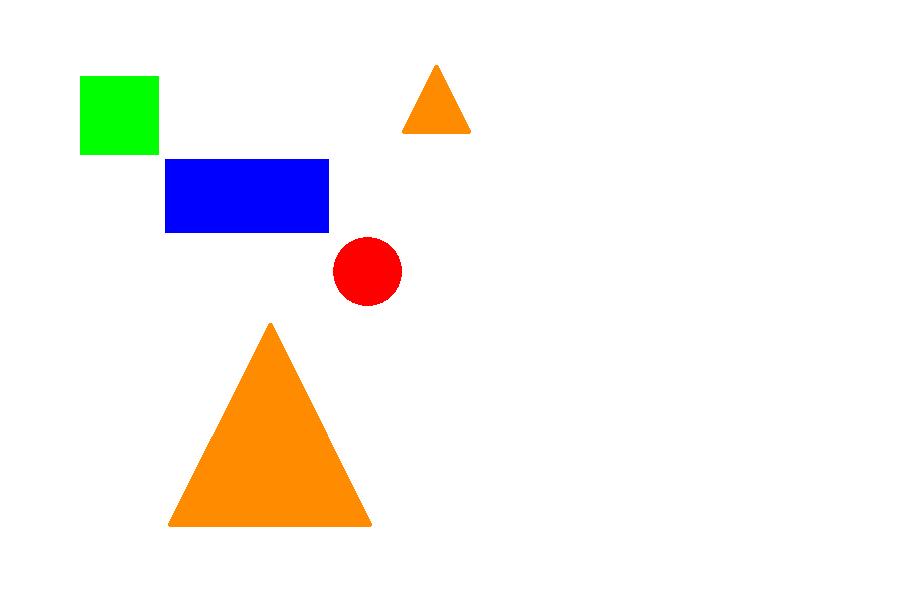
#> input picture test2.png, 898 x 598 px, found by its file name
$ python task1A_main.py   (older library calls are emulated)
#> lines starting #> are read from the running program, lines starting #| are printed output that depends on the picture; after the words box and inside, x2 and y2 are one past the last pixel; in counts of white or black regions, pixels touching at a corner belong together
#classes and subclasses to import
import cv2
import numpy as np
import os

#################################################################################################
# DO NOT EDIT!!!
#################################################################################################
#subroutine to write rerults to a csv
def writecsv(color,shape):
    #open csv file in append mode
    filep = open('results1A_eYRC#509.csv','a')
    # create string data to write per image
    datastr = "," + color + "-" + shape
    #write to csv
    filep.write(datastr)

def colorOf(BGR = []):
    if ((BGR[0] <= 60 & BGR[0] >= 0) & (BGR[1] <= 60 & BGR[1] >= 0) & (BGR[2] <= 255 & BGR[2] >= 200)):
            return "red",1
    elif ((BGR[0] <= 60 & BGR[0] >= 0) & (BGR[1] <= 255 & BGR[1] >= 200) & (BGR[2] <= 255 & BGR[2] >= 200)):
            return "yellow",2
    elif (( BGR[0] >= 0 & BGR[0] <= 100) & (BGR[1] >= 120 & BGR[1] <= 180) & (BGR[2] == 255)):
            return "orange",3
    elif ((BGR[0] <= 60 & BGR[0] >= 0) & (BGR[1] <= 255 & BGR[1] >= 200) & (BGR[2] <= 60 & BGR[2] >= 0)):
            return "green",4
    elif((BGR[0] <= 255 & BGR[0] >= 200) & (BGR[1] <= 60 & BGR[1] >= 0) & (BGR[2] <= 60 & BGR[2] >= 0)):
            return "blue",5

def main(path):
#> called with path = '.\\test2.png'
    original=cv2.imread(path)
#> original is the input picture: shape (598, 898, 3); mean B, G, R 238.9, 242.3, 246.3
    if "test" in path:
        square = cv2.imread('square.jpeg')
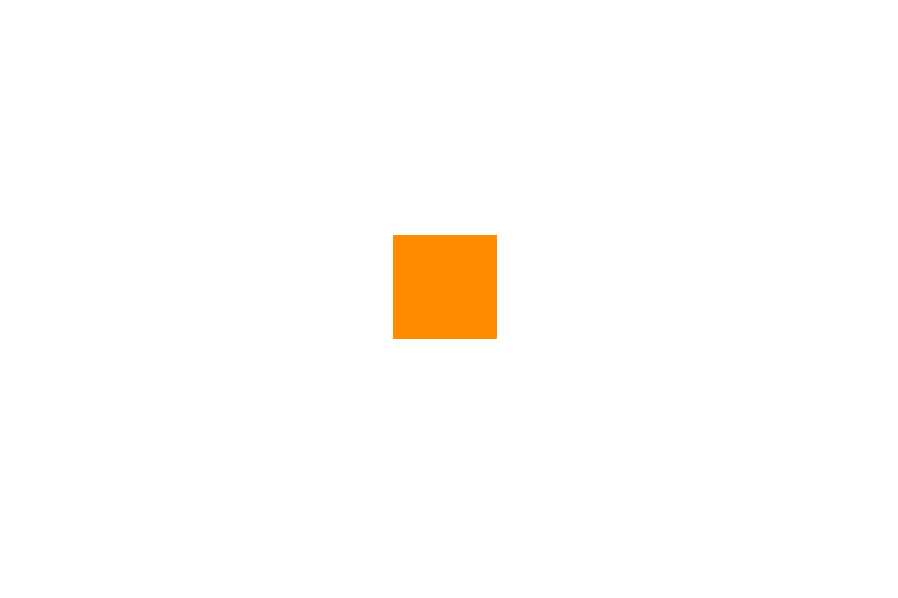
#> input picture square.jpeg, 898 x 598 px
#> square is the input picture: shape (598, 898, 3); mean B, G, R 249.9, 252.7, 255
        gray_square = cv2.cvtColor(square, cv2.COLOR_BGR2GRAY)
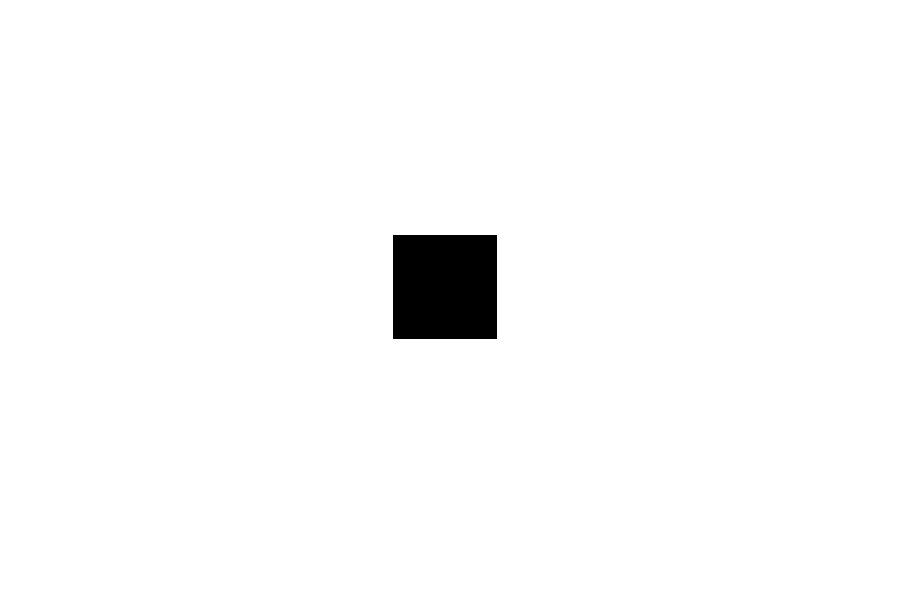
#> gray_square: shape (598, 898); values 158 (black) and 255 (white), 98% white; 1 black region, box (x1, y1, x2, y2) and area: (393, 235, 497, 339) 10816
        ret, thresh_square = cv2.threshold(gray_square,180,255,1)
        _,contours_sqr,heirarchy = cv2.findContours(thresh_square.copy(), cv2.RETR_TREE, cv2.CHAIN_APPROX_SIMPLE)
#> contours_sqr = [[[393, 235], [393, 338], [496, 338], [496, 235]]]
        cnt1 = contours_sqr[0]
#> cnt1 = [[393, 235], [393, 338], [496, 338], [496, 235]]

        edged_image = cv2.Canny(original.copy(),150,150)
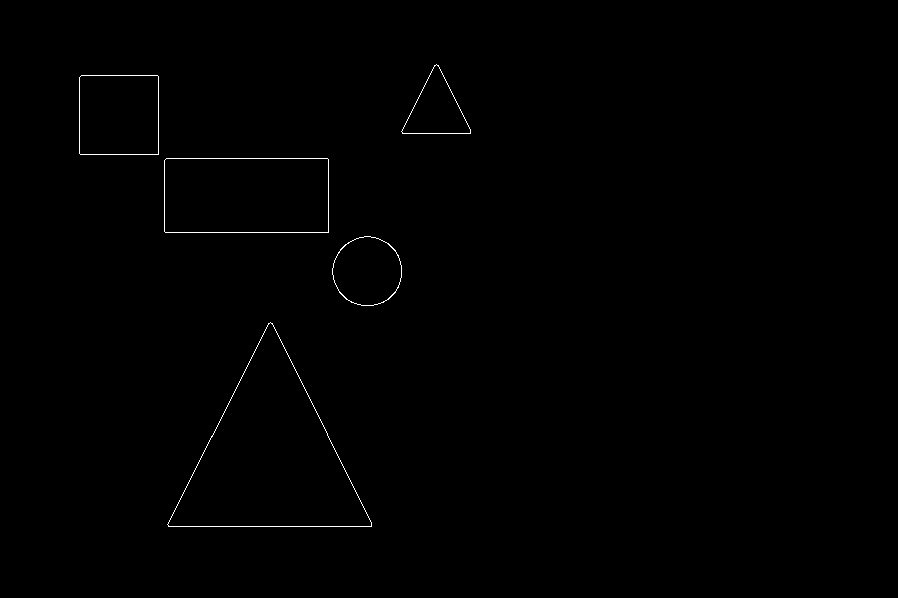
#> edged_image: shape (598, 898); 0.34% white in thin lines or dots, all inside (x1, y1, x2, y2) = (79, 64, 471, 527)
        _,contours,heirarchy = cv2.findContours(edged_image.copy(), cv2.RETR_LIST, cv2.CHAIN_APPROX_SIMPLE)
#> contours = 10 contours; largest, box (x1, y1, x2, y2) and area: (167, 322, 372, 527) 21310, (167, 322, 372, 527) 21308, (164, 158, 329, 233) 12133, (164, 158, 329, 233) 12132, (79, 75, 159, 155) 6238

        font = cv2.FONT_HERSHEY_SIMPLEX
        for j in range (0,len(contours),2):
            i=contours[j]
            approx = cv2.approxPolyDP(i,0.01*cv2.arcLength(i,True),True)
            x = len(approx)
            M = cv2.moments(i)
            cx = int(M['m10']/M['m00'])
            cy = int(M['m01']/M['m00'])
            x1=i[0][0][0]+1
            y1=i[0][0][1]+1
            color,d = colorOf(original[y1,x1])#d is the color index of the required matrix
            area = cv2.contourArea(i)

            if(area < 4000):
                    x=x-1

            if x == 3:
                    writecsv(color,"triangle")
                    cv2.putText(original,str(color)+" triangle", (cx, cy), font, 0.4, (0, 0, 0), 1, 0)
            elif x == 4:
                    ret = cv2.matchShapes(i,cnt1,1,0.0)
                    if ret < 0.05:
                            writecsv(color,"square")
                            cv2.putText(original, str(color)+" square", (cx, cy), font, 0.4, (0, 0, 0), 1, 0)
                    else:
                            writecsv(color,"rectangle")
                            cv2.putText(original, str(color)+" rectangle", (cx, cy), font, 0.4, (0, 0, 0), 1, 0)
            elif x == 5:
                    writecsv(color,"pentagon")
                    cv2.putText(original, str(color)+" pentagon", (cx, cy), font, 0.4, (0, 0, 0), 1, 0)
            elif x > 7:
                    writecsv(color,"circle")
                    cv2.putText(original, str(color)+" circle", (cx, cy), font, 0.4, (0, 0, 0), 1, 0)
#> this loop made 5 passes
#> (j, approx, x, cx, cy, x1, y1, color) on passes 3 to 4: (4, [[164, 160], [327, 158], [328, 231], [165, 232]], 4, 246, 195, 167, 159, 'blue'), (6, [[81, 75], [158, 76], [157, 154], [79, 153]], 4, 118, 114, 82, 76, 'green')
#> (j, approx, x, cx, cy, x1, y1, color) on pass 5: (8, [[436, 64], [470, 129], [469, 133], [401, 131]], 3, 435, 109, 437, 65, 'orange')
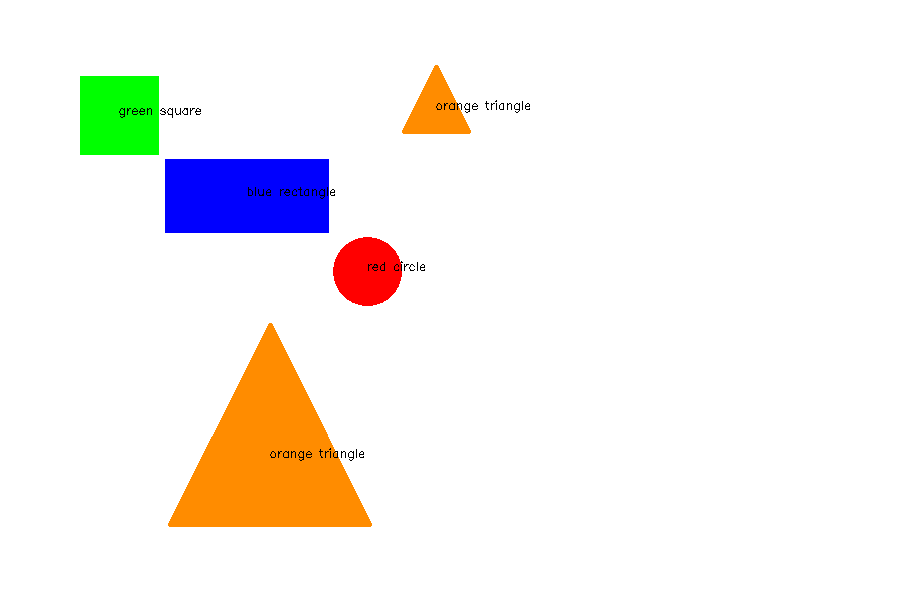
#> original: shape (598, 898, 3); 0.18% of pixels changed, all inside (x1, y1, x2, y2) = (119, 100, 530, 461)

        cv2.imwrite(os.getcwd()+"\output"+path[len(path)-5:],original)


#################################################################################################
# DO NOT EDIT!!!
#################################################################################################
#main where the path is set for the directory containing the test images
if __name__ == "__main__":
    mypath = '.'
    #getting all files in the directory
    onlyfiles = ["\\".join([mypath, f]) for f in os.listdir(mypath) if f.endswith(".png")]
    #iterate over each file in the directory
    for fp in onlyfiles:
        #Open the csv to write in append mode
        filep = open('results1A_eYRC#509.csv','a')
        #this csv will later be used to save processed data, thus write the file name of the image
        filep.write(fp[2:])
        #close the file so that it can be reopened again later
        filep.close()
        #process the image
        data = main(fp)
        #original=cv2.imread(fp)
        #cv2.imshow("fp",fp)
        #cv2.imshow("data",data)
        #open the csv
        filep = open('results1A_eYRC#509.csv','a')
        #make a newline entry so that the next image data is written on a newline
        filep.write('\n')
        #close the file
        filep.close()
#> pass 2 of the loop `for fp in onlyfiles:`:
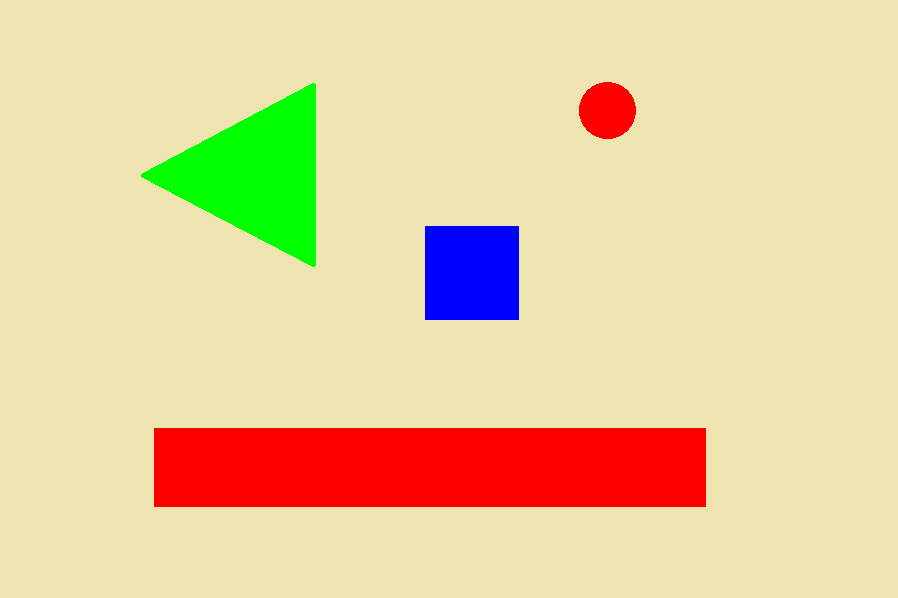
#> input picture test3.png, 898 x 598 px, found by its file name
#> in main, original is the input picture: shape (598, 898, 3); mean B, G, R 156.7, 205.5, 229
#> in main (call 2), `edged_image = cv2.Canny(original.copy(),150,150)`:
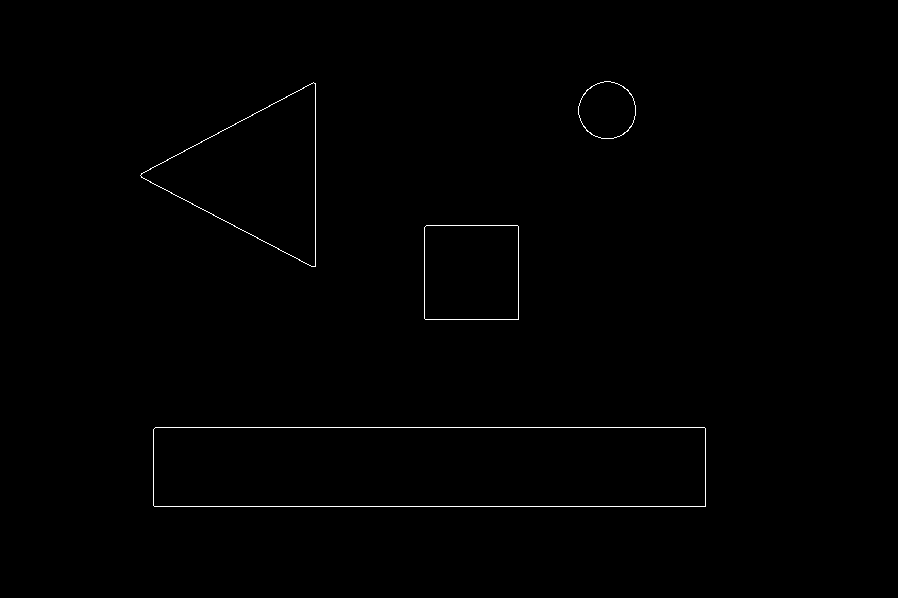
#> edged_image: shape (598, 898); 0.44% white in thin lines or dots, all inside (x1, y1, x2, y2) = (140, 81, 706, 507)
#> contours = 8 contours; box (x1, y1, x2, y2) and area: (153, 427, 706, 507) 43605, (153, 427, 706, 507) 43604, (140, 82, 316, 267) 16558, (140, 82, 316, 267) 16538, (424, 225, 519, 320) 8833, (424, 225, 519, 320) 8832, (578, 81, 636, 139) 2548, (578, 81, 636, 139) 2526
#> font = 0
#> the loop in main (call 2), `for j in range (0,len(contours),2):` made 4 passes
#> (approx, x, cx, cy, x1, y1, color, d) on passes 1 to 2: ([[153, 429], [704, 427], [705, 505], [154, 506]], 4, 429, 466, 156, 428, 'red', 1), ([[426, 225], [518, 226], [517, 319], [424, 318]], 4, 471, 272, 427, 226, 'blue', 5)
#> after the loop in main (call 2), `for j in range (0,len(contours),2):`:
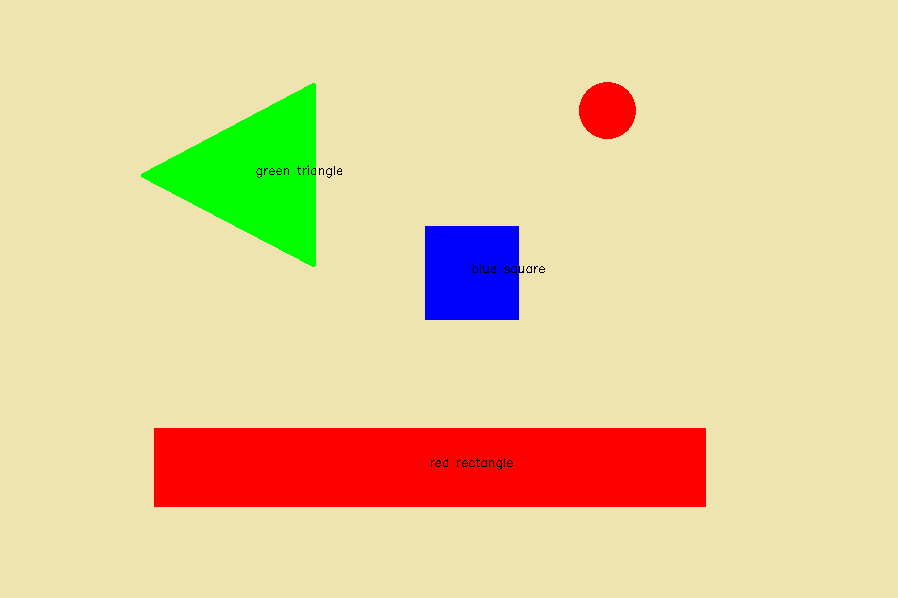
#> original: shape (598, 898, 3); 0.11% of pixels changed, all inside (x1, y1, x2, y2) = (256, 165, 545, 470)
